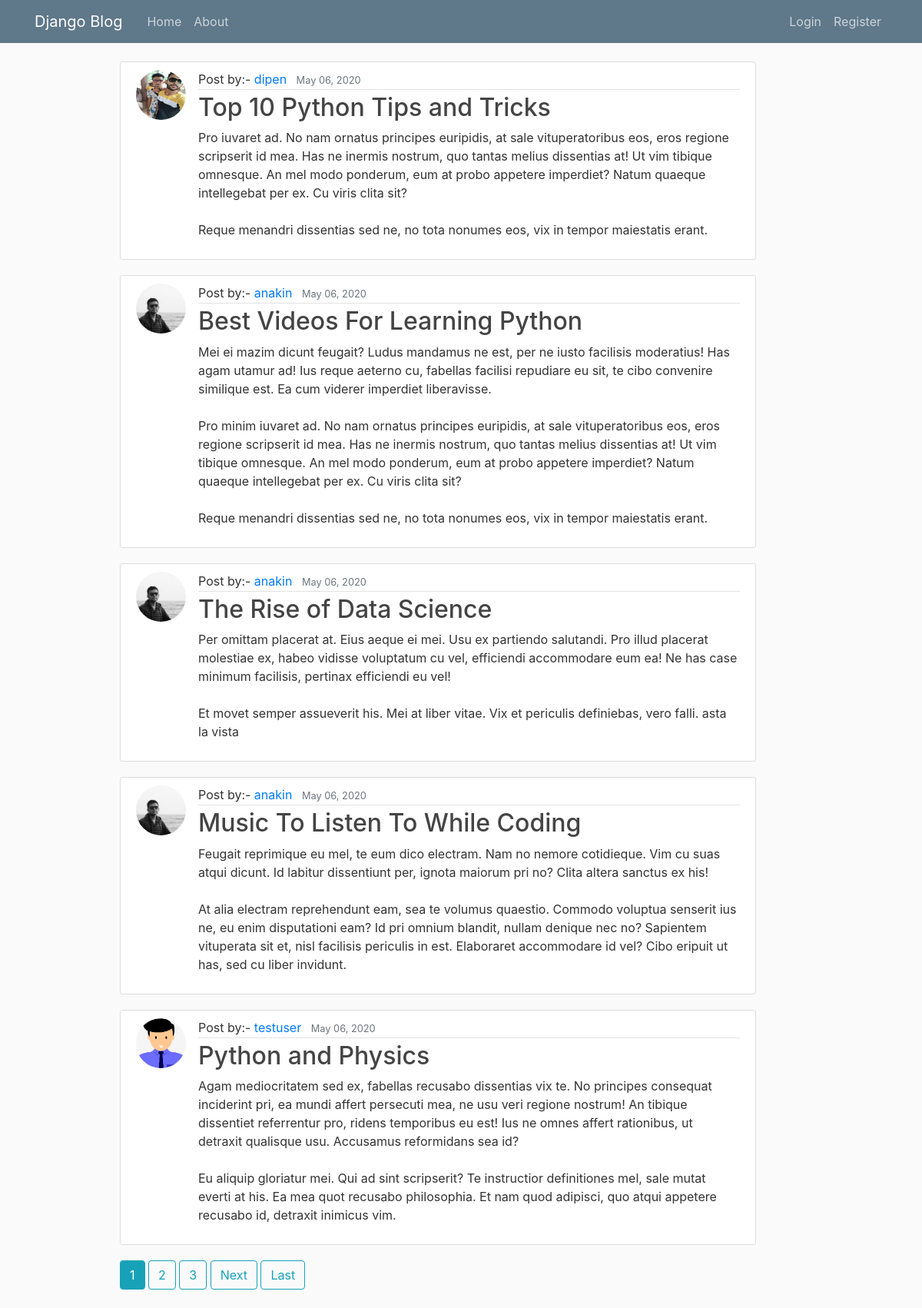
The page / on the database its author committed.
### blog/models.py (models this page shows, shortened)
class Post(models.Model):
    title = models.CharField(max_length=100)
    content = models.TextField()
    date_posted = models.DateTimeField(default=timezone.now)
    author = models.ForeignKey(User, on_delete=models.CASCADE)

### users/models.py (models this page shows, shortened)
class Profile(models.Model):
    user = models.OneToOneField(User, on_delete=models.CASCADE)
    first_name = models.CharField(max_length=20,blank=True)
    last_name = models.CharField(max_length=20,blank=True)
    image = models.ImageField(default='default.jpg', upload_to='profile_pics')

### blog/views.py (the view)
# urls.py: path('', PostListView.as_view(), name='blog-home'),
class PostListView(ListView):
    model = Post
    template_name = 'blog/home.html'  # <app>/<model>_<viewtype>.html
    context_object_name = 'posts'
    ordering = ['-date_posted']
    paginate_by = 5

### blog/templates/blog/home.html (shortened to what this page needs)
{% extends "blog/base.html" %}
{% block content %}
    {% for post in posts %}
        <article class="media content-section">
          <img class="rounded-circle article-img" src="{{ post.author.profile.image.url }}">
          <div class="media-body">
            <div class="article-metadata">
              Post by:-
              <a class="mr-2" href="{% url 'user-posts' post.author.username %}">{{ post.author }}</a>
              <small class="text-muted">{{ post.date_posted|date:"F d, Y" }}</small>
            </div>
            <h2><a class="article-title" href="{% url 'post-detail' post.id %}">{{ post.title }}</a></h2>
            <p class="article-content">{{ post.content }}</p>
          </div>
        </article>
    {% endfor %}
    {% if is_paginated %}
      {% for num in page_obj.paginator.page_range %}
        {% if page_obj.number == num %}
          <a class="btn btn-info mb-4" href="?page={{ num }}">{{ num }}</a>
        {% elif num > page_obj.number|add:'-3' and num < page_obj.number|add:'3' %}
          <a class="btn btn-outline-info mb-4" href="?page={{ num }}">{{ num }}</a>
        {% endif %}
      {% endfor %}
      {% if page_obj.has_next %}
        <a class="btn btn-outline-info mb-4" href="?page={{ page_obj.next_page_number }}">Next</a>
        <a class="btn btn-outline-info mb-4" href="?page={{ page_obj.paginator.num_pages }}">Last</a>
      {% endif %}
    {% endif %}
{% endblock content %}

### blog/templates/blog/base.html (shortened to what this page needs)
{% load static %}
<!DOCTYPE html>
<html>
<head>
    <link rel="stylesheet" href="https://maxcdn.bootstrapcdn.com/bootstrap/4.0.0/css/bootstrap.min.css">
    <link rel="stylesheet" type="text/css" href="{% static 'blog/main.css' %}">
</head>
<body>
    <header class="site-header">
      <nav class="navbar navbar-expand-md navbar-dark bg-steel fixed-top">
        <div class="container">
          <a class="navbar-brand mr-4" href="{% url 'blog-home' %}">Django Blog</a>
          <div class="collapse navbar-collapse" id="navbarToggle">
            <div class="navbar-nav mr-auto">
              <a class="nav-item nav-link" href="{% url 'blog-home' %}">Home</a>
              <a class="nav-item nav-link" href="{% url 'blog-about' %}">About</a>
            </div>
            <div class="navbar-nav">
              {% if user.is_authenticated %}
                <a class="nav-item nav-link" href="{% url 'post-create' %}">New Post</a>
                <a class="nav-item nav-link" href="{% url 'profile' %}">Profile</a>
                <a class="nav-item nav-link" href="{% url 'logout' %}">Logout</a>
              {% else %}
                <a class="nav-item nav-link" href="{% url 'login' %}">Login</a>
                <a class="nav-item nav-link" href="{% url 'register' %}">Register</a>
              {% endif %}
            </div>
          </div>
        </div>
      </nav>
    </header>
    <main role="main" class="container">
      <div class="row ml-5 pl-5">
        <div class="col-md-10">
          {% block content %}{% endblock %}
        </div>
      </div>
    </main>
</body>
</html>

### blog/static/blog/main.css (style rules this page uses)
body { background: #fafafa; color: #333333; margin-top: 5rem; }
h1, h2, h3, h4, h5, h6 { color: #444444; }
.bg-steel { background-color: #5f788a; }
.site-header .navbar-nav .nav-link { color: #cbd5db; }
.content-section { background: #ffffff; padding: 10px 20px; border: 1px solid #dddddd; border-radius: 3px; margin-bottom: 20px; }
.article-title { color: #444444; }
.article-content { white-space: pre-line; }
.article-img { height: 65px; width: 65px; margin-right: 16px; }
.article-metadata { padding-bottom: 1px; margin-bottom: 4px; border-bottom: 1px solid #e3e3e3 }

### rows shown on the page
Post: author.profile.image (picture), author "dipen", date_posted "May 06, 2020", title "Top 10 Python Tips and Tricks", content "Pro iuvaret ad. No nam ornatus principes euripidis, at sale vituperatoribus eos, eros regione scripserit id mea. Has ne inermis nostrum, quo tantas melius dissentias at! Ut vim tibique omnesque. An mel modo ponderum, eum at probo appetere imperdiet? Natum quaeque intellegebat per ex. Cu viris clita sit? Reque menandri dissentias sed ne, no tota nonumes eos, vix in tempor maiestatis erant."
Post: author.profile.image (picture), author "anakin", date_posted "May 06, 2020", title "Best Videos For Learning Python", content "Mei ei mazim dicunt feugait? Ludus mandamus ne est, per ne iusto facilisis moderatius! Has agam utamur ad! Ius reque aeterno cu, fabellas facilisi repudiare eu sit, te cibo convenire similique est. Ea cum viderer imperdiet liberavisse. Pro minim iuvaret ad. No nam ornatus principes euripidis, at sale vituperatoribus eos, eros regione scripserit id mea. Has ne inermis nostrum, quo tantas melius dissentias at! Ut vim tibique omnesque. An mel modo ponderum, eum at probo appetere imperdiet? Natum quaeque intellegebat per ex. Cu viris clita sit? Reque menandri dissentias sed ne, no tota nonumes eos, vix in tempor maiestatis erant."
Post: author.profile.image (picture), author "anakin", date_posted "May 06, 2020", title "The Rise of Data Science", content "Per omittam placerat at. Eius aeque ei mei. Usu ex partiendo salutandi. Pro illud placerat molestiae ex, habeo vidisse voluptatum cu vel, efficiendi accommodare eum ea! Ne has case minimum facilisis, pertinax efficiendi eu vel! Et movet semper assueverit his. Mei at liber vitae. Vix et periculis definiebas, vero falli. asta la vista"
Post: author.profile.image (picture), author "anakin", date_posted "May 06, 2020", title "Music To Listen To While Coding", content "Feugait reprimique eu mel, te eum dico electram. Nam no nemore cotidieque. Vim cu suas atqui dicunt. Id labitur dissentiunt per, ignota maiorum pri no? Clita altera sanctus ex his! At alia electram reprehendunt eam, sea te volumus quaestio. Commodo voluptua senserit ius ne, eu enim disputationi eam? Id pri omnium blandit, nullam denique nec no? Sapientem vituperata sit et, nisl facilisis periculis in est. Elaboraret accommodare id vel? Cibo eripuit ut has, sed cu liber invidunt."
Post: author.profile.image (placeholder picture), author "testuser", date_posted "May 06, 2020", title "Python and Physics", content "Agam mediocritatem sed ex, fabellas recusabo dissentias vix te. No principes consequat inciderint pri, ea mundi affert persecuti mea, ne usu veri regione nostrum! An tibique dissentiet referrentur pro, ridens temporibus eu est! Ius ne omnes affert rationibus, ut detraxit qualisque usu. Accusamus reformidans sea id? Eu aliquip gloriatur mei. Qui ad sint scripserit? Te instructior definitiones mel, sale mutat everti at his. Ea mea quot recusabo philosophia. Et nam quod adipisci, quo atqui appetere recusabo id, detraxit inimicus vim."

### other values the page prints
{{ num }} "1"
{{ num }} "2" "3"
